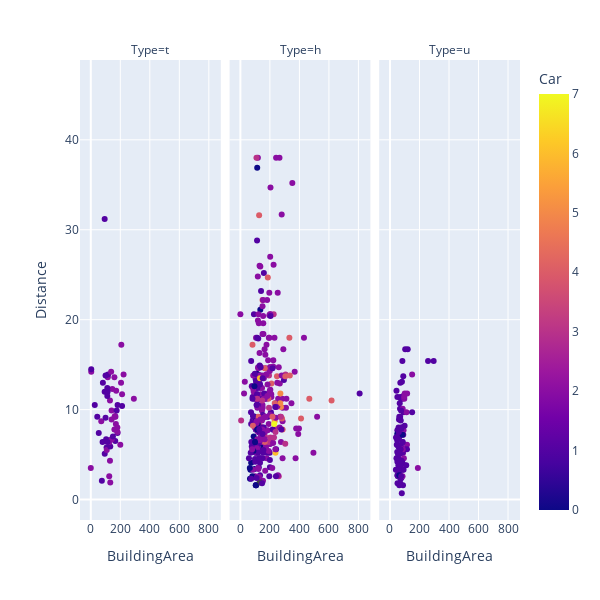

Notebook code for this chart:
### Markdown cell above
## Visualization 21: Scatter Plots with BuildingArea and Distance with color = Car

### Code cell
fig = px.scatter(melb,width =600,height = 600, x="BuildingArea", y="Distance",
                  color="Car",
                   facet_col="Type", )
fig.show()

### Figure 1 — Plotly figure (JSON) as saved in the notebook; plotly's stock layout.template omitted (floating-point values rounded to 4 significant figures; data arrays with more than 128 entries replaced by an {"elided": "..."} marker saying what was removed)
{"data": [{"hovertemplate": "Type=t<br>BuildingArea=%{x}<br>Distance=%{y}<br>Car=%{marker.color}<extra></extra>", "legendgroup": "", "marker": {"color": [1, 1, 2, 2, 1, 2, 1, 2, 1, 2, 3, 2, 1, 1, 1, 2, 1, 1, 1, 1, 2, 1, 1, 2, 2, 2, 1, 2, 1, 2, 1, 2, 2, 2, 1, 2, 1, 2, 2, 1, 2, 2, 1, 2, 1, 2, 2, 2, 1, 2, 1, 2, 2, 1, 2, 2, 1, 2, 1, 1, 1, 2, 2, 1, 1, 2, 1, 1, 2, 1, 2, 1, 1, 1, 1, 2, 2, 2, 1, 1, 1, 1, 2, 2, 2, 1, 1, 2, 1, 2], "coloraxis": "coloraxis", "symbol": "circle"}, "mode": "markers", "name": "", "orientation": "v", "showlegend": false, "type": "scatter", "x": [94.5, null, 3, 115, 27, 146, null, 205, 3, 132, null, 141, 117, null, null, 292, null, 127, null, null, 207, 94, null, null, 165, 200, 75, null, null, null, 94, null, null, 160, 82, 212, 107, 130, 71, 104, 170, 172, 100, null, 181.6, 222, 125, 0, 100, null, 166, 180, 141, null, null, null, 44, null, null, 181, null, 167, 108, null, 175, null, 80, null, null, 132, 142, null, 54, 150, 104.6, 126, 160, 161, null, 113, 114, null, null, 181, null, 112, 212, 138, 112, 130], "xaxis": "x", "y": [5.1, 9.7, 14.2, 13.6, 10.5, 12.3, 17.9, 13, 14.5, 1.9, 9.3, 8.9, 13.9, 25.5, 13.9, 11.2, 19.6, 6.6, 11.7, 5.9, 17.2, 12, 9.7, 11.2, 9.3, 6.1, 2.1, 4.6, 12.9, 21.5, 31.2, 11.2, 7.9, 13.6, 13, 11.7, 5.8, 11, 8.7, 6.7, 8.4, 12.1, 9.1, 6.5, 10.5, 13.9, 2.6, 3.5, 13.8, 11.2, 6.5, 8, 9.9, 13.9, 4.6, 7.5, 9.2, 10.2, 7.9, 7.4, 12.8, 9.2, 5.5, 4.3, 9.9, 9.2, 6.4, 23, 7.2, 5.9, 6.7, 2.6, 7.4, 7, 12, 6.4, 7.8, 9.2, 2.6, 6.4, 12, 11.4, 9, 7.5, 13.9, 11.5, 10.4, 14.2, 12.4, 4.3], "yaxis": "y"}, {"hovertemplate": "Type=h<br>BuildingArea=%{x}<br>Distance=%{y}<br>Car=%{marker.color}<extra></extra>", "legendgroup": "", "marker": {"color": {"elided": "679 int values"}, "coloraxis": "coloraxis", "symbol": "circle"}, "mode": "markers", "name": "", "orientation": "v", "showlegend": false, "type": "scatter", "x": {"elided": "679 float values"}, "xaxis": "x2", "y": {"elided": "679 float values"}, "yaxis": "y2"}, {"hovertemplate": "Type=u<br>BuildingArea=%{x}<br>Distance=%{y}<br>Car=%{marker.color}<extra></extra>", "legendgroup": "", "marker": {"color": {"elided": "231 int values"}, "coloraxis": "coloraxis", "symbol": "circle"}, "mode": "markers", "name": "", "orientation": "v", "showlegend": false, "type": "scatter", "x": {"elided": "231 int values"}, "xaxis": "x3", "y": {"elided": "231 float values"}, "yaxis": "y3"}], "layout": {"annotations": [{"font": {}, "showarrow": false, "text": "Type=t", "x": 0.16, "xanchor": "center", "xref": "paper", "y": 1, "yanchor": "bottom", "yref": "paper"}, {"font": {}, "showarrow": false, "text": "Type=h", "x": 0.5, "xanchor": "center", "xref": "paper", "y": 1, "yanchor": "bottom", "yref": "paper"}, {"font": {}, "showarrow": false, "text": "Type=u", "x": 0.84, "xanchor": "center", "xref": "paper", "y": 1, "yanchor": "bottom", "yref": "paper"}], "coloraxis": {"colorbar": {"title": {"text": "Car"}}, "colorscale": [[0, "#0d0887"], [0.1111, "#46039f"], [0.2222, "#7201a8"], [0.3333, "#9c179e"], [0.4444, "#bd3786"], [0.5556, "#d8576b"], [0.6667, "#ed7953"], [0.7778, "#fb9f3a"], [0.8889, "#fdca26"], [1, "#f0f921"]]}, "height": 600, "legend": {"tracegroupgap": 0}, "margin": {"t": 60}, "width": 600, "xaxis": {"anchor": "y", "domain": [0, 0.32], "title": {"text": "BuildingArea"}}, "xaxis2": {"anchor": "y2", "domain": [0.34, 0.66], "matches": "x", "title": {"text": "BuildingArea"}}, "xaxis3": {"anchor": "y3", "domain": [0.68, 1.0], "matches": "x", "title": {"text": "BuildingArea"}}, "yaxis": {"anchor": "x", "domain": [0, 1], "title": {"text": "Distance"}}, "yaxis2": {"anchor": "x2", "domain": [0, 1], "matches": "y", "showticklabels": false}, "yaxis3": {"anchor": "x3", "domain": [0, 1], "matches": "y", "showticklabels": false}}}
